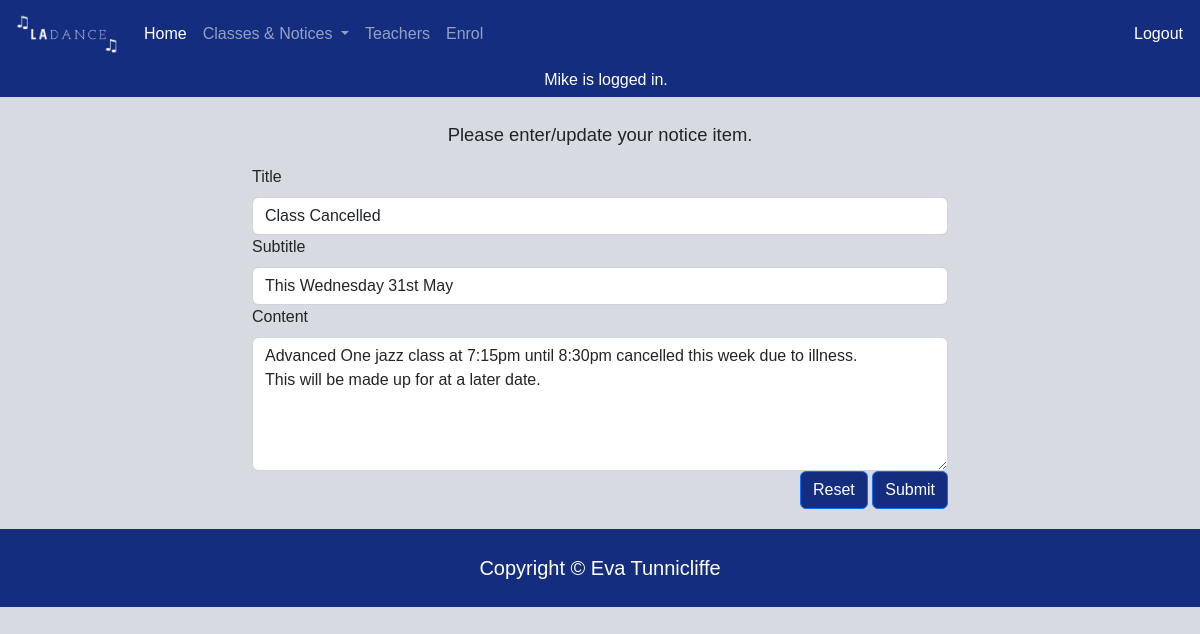
The page /news_cud?id=2&task=update (signed in) on the database its author committed.
### tables this page shows
CREATE TABLE news(
    news_id integer primary key autoincrement not null,
    title text not null unique,
    subtitle text not null unique,
    content text not null unique,
    newsdate date not null ,
    member_id integer not null,
    foreign key(member_id) references member(member_id)
);

### server.py (the view, shortened to what this page needs)
@app.route('/news_cud', methods=['GET', 'POST'])
def news_cud():
    data = request.args
    print(data)
    required_keys = ['id', 'task']
    for k in required_keys:
        if k not in data.keys():
            message = " Could not get the right keys for news CUD"
            return render_template("error.html", message=message)
    if request.method == 'GET':
        if data['task'] == 'delete':
            sql = "delete from news where news_id =?"
            values_tuple = (data['id'],)
            result= run_commit_query(sql, values_tuple, db_path)
            return redirect(url_for('notices'))
        elif data['task'] == 'update':
            sql = """ select title, subtitle, content from news where news_id=?"""
            values_tuple = (data['id'],)
            result = run_search_query_tuples(sql, values_tuple, db_path, True)
            result = result[0]
            return render_template("news_cud.html",
                                   **result,
                                   id=data['id'],
                                   task=data['task'])
        elif data['task'] == 'add':
            temp = {'title' : 'Test Title' , 'subtitle' : 'Test Subtitle' , 'content' : 'Test Content'}
            return render_template("news_cud.html",
                                   id=0,
                                   task=data['task'],
                                   **temp)
        else:
            message = "Unrecognised task coming from news page"
            return render_template("error.html", message=message)

### db_functions.py (called while the page is built)
def run_search_query_tuples(sql_query, values_tuple, file_path, rowfactory=False):
    result = None
    try:
        db = sqlite3.connect(file_path)
        if rowfactory:
            db.row_factory = sqlite3.Row
        cursor = db.cursor()
        cursor.execute(sql_query, values_tuple)
        result = cursor.fetchall()
        cursor.close()
    except sqlite3.Error as error:
        print("Error running search query tuples: {}".format(error))
        return None
    db.close()
    if result is None:
        print("No search values were found")
    return result

### templates/news_cud.html (shortened to what this page needs)
{% extends "layout.html" %}
{% block content %}
<br>
    <div class="container-lg" style="width: 60%;">
        <p class="body-text">Please enter/update your notice item.</p>
        <form action="{{url_for('news_cud', id=id, task=task)}}" method="POST">
    <div>
        <label for="title" class="form-label">Title</label>
        <input type="text" class="form-control" id="title" name="title" placeholder="" value="{{title}}" required>
    </div>
    <div>
        <label for="subtitle" class="form-label" >Subtitle</label>
        <input type="text" class="form-control" id="subtitle" name="subtitle" placeholder="" value="{{subtitle}}" required>
    </div>
    <div>
        <label for="content" class="form-label" >Content</label>
        <textarea class="form-control" id="content" name="content" rows="5" required>{{content}}</textarea>
    </div>
            <div class="text-end">
                <button type="reset" class="btn btn-primary">Reset</button>
                <button type="submit" class="btn btn-primary">Submit</button>
                </div>
    </form>
    </div>
{% endblock %}

### static/styles.css (style rules this page uses)
:root { --brand-blue: rgb(21, 45, 126); --brand-background:rgb(215, 218, 224); }
body { font-family: sans-serif; font-size: 100%; background-color: var(--brand-background); }
p { font-size: 1.15em; }
.body-text { text-align: center; }
label, input[type="text"], input[type="email"], input[type="number"], textarea { font-size: 1em !important; }
.btn { background-color: var(--brand-blue); color: white; }

### rows shown on the page
news: title "Class Cancelled", subtitle "This Wednesday 31st May", content "Advanced One jazz class at 7:15pm until 8:30pm cancelled this week due to illness. This will be made up for at a later date."

### other values the page prints
{{ session['name'] }} "Mike"
